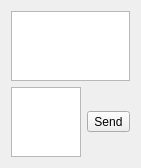
<ui version="4.0" >
 <class>mdiPMwin</class>
 <widget class="QDialog" name="mdiPMwin" >
  <property name="geometry" >
   <rect>
    <x>0</x>
    <y>0</y>
    <width>138</width>
    <height>168</height>
   </rect>
  </property>
  <layout class="QGridLayout" >
   <item row="1" column="0" >
    <layout class="QHBoxLayout" >
     <item>
      <widget class="LineEdit" name="lineEdit" >
       <property name="verticalScrollBarPolicy" >
        <enum>Qt::ScrollBarAlwaysOff</enum>
       </property>
       <property name="horizontalScrollBarPolicy" >
        <enum>Qt::ScrollBarAlwaysOff</enum>
       </property>
      </widget>
     </item>
     <item>
      <widget class="QToolButton" name="SendBtn" >
       <property name="text" >
        <string>Send</string>
       </property>
      </widget>
     </item>
    </layout>
   </item>
   <item row="0" column="0" >
    <widget class="ChatView" name="editor" >
     <property name="horizontalScrollBarPolicy" >
      <enum>Qt::ScrollBarAlwaysOff</enum>
     </property>
     <property name="undoRedoEnabled" >
      <bool>false</bool>
     </property>
     <property name="readOnly" >
      <bool>true</bool>
     </property>
    </widget>
   </item>
  </layout>
 </widget>
 <customwidgets>
  <customwidget>
   <class>LineEdit</class>
   <extends>QTextEdit</extends>
   <header>../src/widgets/stil_chatctrls.h</header>
  </customwidget>
  <customwidget>
   <class>ChatView</class>
   <extends>QTextEdit</extends>
   <header>../src/widgets/stil_chatctrls.h</header>
  </customwidget>
 </customwidgets>
 <resources/>
 <connections/>
</ui>
